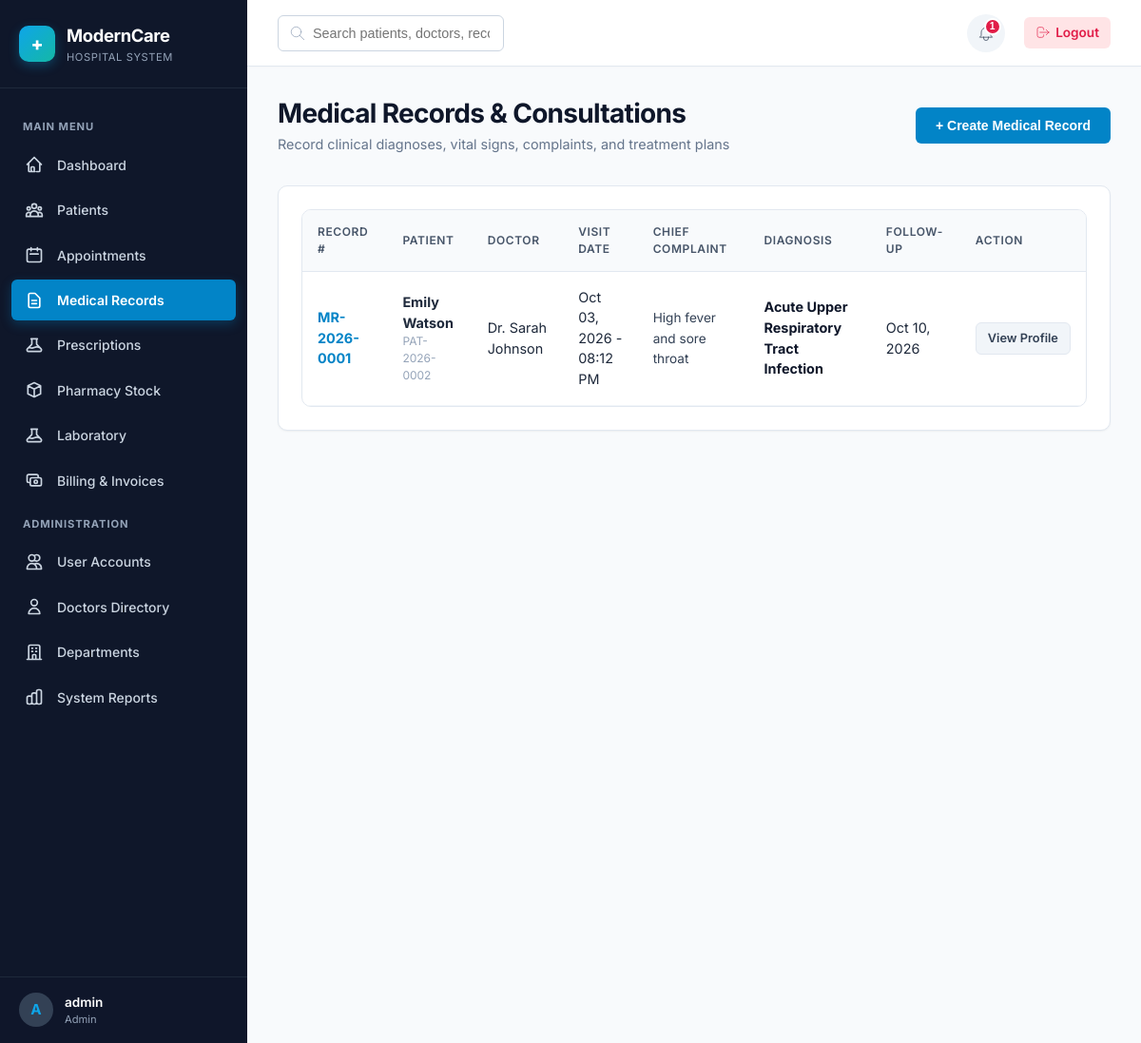
Screenshot of /medical-records/index.php (signed in) with the database file from the repository.
### tables this page shows
CREATE TABLE `notifications` (
    `id` INT AUTO_INCREMENT PRIMARY KEY,
    `user_id` INT NOT NULL,
    `title` VARCHAR(150) NOT NULL,
    `message` TEXT NOT NULL,
    `type` ENUM('Info', 'Warning', 'Success', 'Danger') DEFAULT 'Info',
    `is_read` TINYINT(1) DEFAULT 0,
    `link` VARCHAR(255) NULL,
    `created_at` DATETIME DEFAULT CURRENT_TIMESTAMP,
    FOREIGN KEY (`user_id`) REFERENCES `users`(`id`) ON DELETE CASCADE
);

CREATE TABLE `medical_records` (
    `id` INT AUTO_INCREMENT PRIMARY KEY,
    `record_number` VARCHAR(30) NOT NULL UNIQUE,
    `patient_id` INT NOT NULL,
    `doctor_id` INT NOT NULL,
    `appointment_id` INT NULL,
    `visit_date` DATETIME DEFAULT CURRENT_TIMESTAMP,
    `chief_complaint` TEXT NOT NULL,
    `symptoms` TEXT NOT NULL,
    `diagnosis` TEXT NOT NULL,
    `treatment_plan` TEXT NOT NULL,
    `notes` TEXT NULL,
    `follow_up_date` DATE NULL,
    `created_at` DATETIME DEFAULT CURRENT_TIMESTAMP,
    FOREIGN KEY (`patient_id`) REFERENCES `patients`(`id`) ON DELETE CASCADE,
    FOREIGN KEY (`doctor_id`) REFERENCES `doctors`(`id`) ON DELETE RESTRICT,
    FOREIGN KEY (`appointment_id`) REFERENCES `appointments`(`id`) ON DELETE SET NULL
);

CREATE TABLE `patients` (
    `id` INT AUTO_INCREMENT PRIMARY KEY,
    `user_id` INT NULL,
    `patient_number` VARCHAR(30) NOT NULL UNIQUE,
    `first_name` VARCHAR(50) NOT NULL,
    `last_name` VARCHAR(50) NOT NULL,
    `gender` ENUM('Male', 'Female', 'Other') NOT NULL,
    `date_of_birth` DATE NOT NULL,
    `phone` VARCHAR(20) NOT NULL,
    `email` VARCHAR(100) NULL,
    `address` TEXT NULL,
    `emergency_contact` VARCHAR(150) NULL,
    `blood_group` ENUM('A+', 'A-', 'B+', 'B-', 'AB+', 'AB-', 'O+', 'O-', 'Unknown') DEFAULT 'Unknown',
    `allergies` TEXT NULL,
    `status` ENUM('Active', 'Inactive') DEFAULT 'Active',
    `created_at` DATETIME DEFAULT CURRENT_TIMESTAMP,
    FOREIGN KEY (`user_id`) REFERENCES `users`(`id`) ON DELETE SET NULL
);

CREATE TABLE `doctors` (
    `id` INT AUTO_INCREMENT PRIMARY KEY,
    `user_id` INT NULL,
    `department_id` INT NOT NULL,
    `doctor_number` VARCHAR(30) NOT NULL UNIQUE,
    `first_name` VARCHAR(50) NOT NULL,
    `last_name` VARCHAR(50) NOT NULL,
    `gender` ENUM('Male', 'Female', 'Other') NOT NULL,
    `phone` VARCHAR(20) NOT NULL,
    `email` VARCHAR(100) NOT NULL,
    `specialization` VARCHAR(100) NOT NULL,
    `license_number` VARCHAR(50) NOT NULL UNIQUE,
    `experience_years` INT DEFAULT 0,
    `availability_schedule` VARCHAR(255) DEFAULT 'Mon - Fri (08:00 AM - 04:00 PM)',
    `status` ENUM('Active', 'Inactive') DEFAULT 'Active',
    `created_at` DATETIME DEFAULT CURRENT_TIMESTAMP,
    FOREIGN KEY (`user_id`) REFERENCES `users`(`id`) ON DELETE SET NULL,
    FOREIGN KEY (`department_id`) REFERENCES `departments`(`id`) ON DELETE RESTRICT
);

### includes/auth.php (called while the page is built, shortened)
<?php
require_once __DIR__ . '/functions.php';
function is_logged_in(): bool {
    return isset($_SESSION['user_id']) && !empty($_SESSION['user_id']);
}
function has_role(string|array $roles): bool {
    $roleList = is_array($roles) ? $roles : [$roles];
    $userRole = $_SESSION['role_name'] ?? '';
    return $userRole === 'Admin' || in_array($userRole, $roleList, true);
}

### includes/functions.php (called while the page is built, shortened)
<?php
function escape(?string $string): string {
    return htmlspecialchars($string ?? '', ENT_QUOTES, 'UTF-8');
}
function format_date(?string $dateStr, string $format = 'M d, Y'): string {
    $timestamp = strtotime($dateStr);
    return $timestamp ? date($format, $timestamp) : 'N/A';
}
function format_datetime(?string $dateStr, string $format = 'M d, Y - h:i A'): string {
    $timestamp = strtotime($dateStr);
    return $timestamp ? date($format, $timestamp) : 'N/A';
}

### medical-records/index.php (the view, shortened to what this page needs)
<?php
$baseUrl   = '../';
require_once __DIR__ . '/../includes/header.php';
require_once __DIR__ . '/../includes/sidebar.php';
$db = Database::getInstance();
$sql = "
    SELECT mr.*,
           p.first_name AS pat_fn, p.last_name AS pat_ln, p.patient_number,
           d.first_name AS doc_fn, d.last_name AS doc_ln
    FROM medical_records mr
    JOIN patients p ON mr.patient_id = p.id
    JOIN doctors d ON mr.doctor_id = d.id
    WHERE 1=1
";
$params = [];
$sql .= " ORDER BY mr.visit_date DESC";
$stmt = $db->prepare($sql);
$stmt->execute($params);
$records = $stmt->fetchAll();
?>
<div class="main-content">
    <?php require_once __DIR__ . '/../includes/navbar.php'; ?>
    <main class="content-body">
        <div class="page-header">
            <div>
                <h1 class="page-title">Medical Records & Consultations</h1>
                <div class="page-subtitle">Record clinical diagnoses, vital signs, complaints, and treatment plans</div>
            </div>
            <?php if (has_role(['Admin', 'Doctor'])): ?>
                <button class="btn btn-primary" onclick="openModal('add-record-modal')">+ Create Medical Record</button>
            <?php endif; ?>
        </div>
        <div class="card">
            <div class="table-responsive">
                <table class="table">
                    <thead>
                        <tr>
                            <th>Record #</th>
                            <th>Patient</th>
                            <th>Doctor</th>
                            <th>Visit Date</th>
                            <th>Chief Complaint</th>
                            <th>Diagnosis</th>
                            <th>Follow-up</th>
                            <th>Action</th>
                        </tr>
                    </thead>
                    <tbody>
                        <?php if (empty($records)): ?>
                            <tr><td colspan="8" style="text-align:center; color:var(--slate-400); padding:2rem;">No medical records found.</td></tr>
                        <?php else: ?>
                            <?php foreach ($records as $r): ?>
                                <tr>
                                    <td><strong style="color:var(--primary-600);"><?= escape($r['record_number']) ?></strong></td>
                                    <td>
                                        <strong><?= escape($r['pat_fn'] . ' ' . $r['pat_ln']) ?></strong>
                                        <div style="font-size:0.75rem; color:var(--slate-400);"><?= escape($r['patient_number']) ?></div>
                                    </td>
                                    <td>Dr. <?= escape($r['doc_fn'] . ' ' . $r['doc_ln']) ?></td>
                                    <td><?= format_datetime($r['visit_date']) ?></td>
                                    <td><span style="font-size:0.85rem; color:var(--slate-700);"><?= escape($r['chief_complaint']) ?></span></td>
                                    <td><strong style="color:var(--slate-900);"><?= escape($r['diagnosis']) ?></strong></td>
                                    <td><?= format_date($r['follow_up_date']) ?></td>
                                    <td>
                                        <a href="../patients/profile.php?id=<?= $r['patient_id'] ?>" class="btn btn-sm btn-secondary">View Profile</a>
                                    </td>
                                </tr>
                            <?php endforeach; ?>
                        <?php endif; ?>
                    </tbody>
                </table>
            </div>
        </div>
    </main>
<?php require_once __DIR__ . '/../includes/footer.php'; ?>

### includes/navbar.php (shortened to what this page needs)
<?php
require_once __DIR__ . '/auth.php';
$user = current_user();
$baseUrl = $baseUrl ?? '../';
$notifications = [];
try {
    $db = Database::getInstance();
    $stmt = $db->prepare("SELECT * FROM notifications WHERE user_id = :uid ORDER BY created_at DESC LIMIT 5");
    $stmt->execute([':uid' => $user['id']]);
    $notifications = $stmt->fetchAll();
} catch (Exception $e) {
    error_log("Navbar Notification Error: " . $e->getMessage());
}
$unreadCount = count(array_filter($notifications, fn($n) => $n['is_read'] == 0));
?>
<header class="navbar">
    <div class="navbar-left">
        <div class="search-box">
            <svg fill="none" stroke="currentColor" viewBox="0 0 24 24"><path stroke-linecap="round" stroke-linejoin="round" d="M21 21l-6-6m2-5a7 7 0 11-14 0 7 7 0 0114 0z"/></svg>
            <input type="text" class="form-control" placeholder="Search patients, doctors, records...">
        </div>
    </div>
    <div class="navbar-right">
        <div class="notif-wrapper">
            <button id="notif-dropdown-btn" class="notif-btn" aria-label="Notifications">
                <?php if ($unreadCount > 0): ?>
                    <span class="notif-badge"><?= $unreadCount ?></span>
                <?php endif; ?>
            </button>
        </div>
        <a href="<?= $baseUrl ?>auth/logout.php" class="logout-link">
            <svg width="16" height="16" fill="none" stroke="currentColor" viewBox="0 0 24 24"><path stroke-linecap="round" stroke-linejoin="round" d="M17 16l4-4m0 0l-4-4m4 4H7m6 4v1a3 3 0 01-3 3H6a3 3 0 01-3-3V7a3 3 0 013-3h4a3 3 0 013 3v1"/></svg>
            Logout
        </a>
    </div>
</header>

### assets/css/style.css (style rules this page uses)
:root { --primary-50: #f0f9ff; --primary-100: #e0f2fe; --primary-500: #0ea5e9; --primary-600: #0284c7; --primary-700: #0369a1; --primary-900: #0c4a6e; --teal-500: #14b8a6; --teal-600: #0d9488; --emerald-500: #10b981; --emerald-600: #059669; --amber-500: #f59e0b; --rose-500: #f43f5e; --rose-600: #e11d48; --slate-50: #f8fafc; --slate-100: #f1f5f9; --slate-200: #e2e8f0; --slate-300: #cbd5e1; --slate-400: #94a3b8; --slate-500: #64748b; --slate-600: #475569; --slate-700: #334155; --slate-800: #1e293b; --slate-900: #0f172a; --bg-main: #f8fafc; --card-bg: #ffffff; --text-main: #1e293b; --text-muted: #64748b; --border-color: #e2e8f0; --shadow-sm: 0 1px 2px 0 rgba(0, 0, 0, 0.05); --shadow-md: 0 4px 6px -1px rgba(0, 0, 0, 0.1), 0 2px 4px -1px rgba(0, 0, 0, 0.06); --shadow-lg: 0 10px 15px -3px rgba(0, 0, 0, 0.1), 0 4px 6px -2px rgba(0, 0, 0, 0.05); --shadow-xl: 0 20px 25px -5px rgba(0, 0, 0, 0.1), 0 10px 10px -5px rgba(0, 0, 0, 0.04); --radius-sm: 6px; --radius-md: 10px; --radius-lg: 16px; --radius-full: 9999px; --transition: all 0.25s cubic-bezier(0.4, 0, 0.2, 1); --sidebar-width: 260px; --navbar-height: 70px; }
*, *::before, *::after { box-sizing: border-box; margin: 0; padding: 0; }
body { font-family: 'Inter', system-ui, -apple-system, BlinkMacSystemFont, "Segoe UI", Roboto, sans-serif; background-color: var(--bg-main); color: var(--text-main); line-height: 1.5; font-size: 0.95rem; overflow-x: hidden; -webkit-font-smoothing: antialiased; }
.main-content { flex: 1; margin-left: var(--sidebar-width); display: flex; flex-direction: column; min-width: 0; transition: var(--transition); }
.content-body { padding: 2rem; flex: 1; }
h1, h2, h3, h4, h5, h6 { color: var(--slate-900); font-weight: 700; line-height: 1.25; }
.page-header { display: flex; justify-content: space-between; align-items: center; margin-bottom: 2rem; flex-wrap: wrap; gap: 1rem; }
.page-title { font-size: 1.75rem; letter-spacing: -0.025em; color: var(--slate-900); }
.page-subtitle { color: var(--slate-500); font-size: 0.9rem; margin-top: 0.25rem; }
.card { background: var(--card-bg); border-radius: var(--radius-md); border: 1px solid var(--border-color); box-shadow: var(--shadow-sm); padding: 1.5rem; margin-bottom: 1.5rem; transition: var(--transition); }
.btn { display: inline-flex; align-items: center; justify-content: center; gap: 0.5rem; padding: 0.625rem 1.25rem; font-size: 0.875rem; font-weight: 600; border-radius: var(--radius-sm); border: 1px solid transparent; cursor: pointer; transition: var(--transition); text-decoration: none; white-space: nowrap; }
.btn-primary { background-color: var(--primary-600); color: #ffffff; }
.btn-secondary { background-color: var(--slate-100); color: var(--slate-700); border-color: var(--slate-200); }
.btn-sm { padding: 0.4rem 0.75rem; font-size: 0.8rem; }
.form-control, .form-select, textarea.form-control { width: 100%; padding: 0.625rem 0.875rem; font-size: 0.9rem; color: var(--slate-800); background-color: #ffffff; border: 1px solid var(--slate-300); border-radius: var(--radius-sm); transition: var(--transition); outline: none; }
.table-responsive { width: 100%; overflow-x: auto; border-radius: var(--radius-md); border: 1px solid var(--border-color); background: white; }
.table { width: 100%; border-collapse: collapse; text-align: left; font-size: 0.9rem; }
.table th { background-color: var(--slate-50); color: var(--slate-600); font-weight: 600; padding: 0.875rem 1rem; border-bottom: 1px solid var(--slate-200); text-transform: uppercase; font-size: 0.75rem; letter-spacing: 0.05em; }
.table td { padding: 1rem; border-bottom: 1px solid var(--slate-100); color: var(--slate-800); vertical-align: middle; }
.search-box { position: relative; max-width: 320px; }
.search-box input { padding-left: 2.25rem; }
.search-box svg { position: absolute; left: 0.75rem; top: 50%; transform: translateY(-50%); color: var(--slate-400); width: 18px; height: 18px; }

### rows the page displays
notifications: is_read "1"
medical_records: record_number "MR-2026-0001", patient.last_name "Emily Watson", patient.patient_number "PAT-2026-0002", doctor.last_name "Sarah Johnson", visit_date "Oct 03, 2026 - 08:12 PM", chief_complaint "High fever and sore throat", diagnosis "Acute Upper Respiratory Tract Infection", follow_up_date "Oct 10, 2026"

### other values shown
substr($user['username'] ?? 'U', 0, 1) "A"
$user['full_name'] "admin"
$role "Admin"
